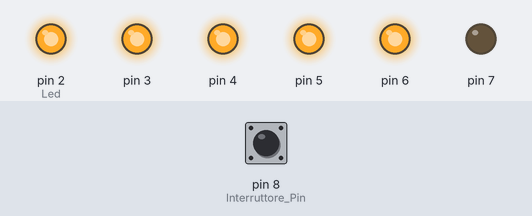
Bench run of a sketch on a simulated Arduino Uno, built with avr-gcc and run on an emulated ATmega328P. Shown: output pins drawn as LEDs (lit = HIGH). The test bench sets the inputs (shaded band); at power-on: pin 8 (Interruttore_Pin) HIGH.

Above: at 16.4 s.
16.5 s: pin 8 (Interruttore_Pin) pulled LOW for 0.15 s
At 20.2 s:
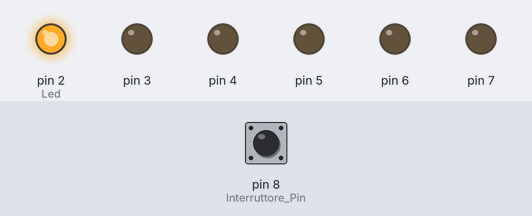
36.1 s: pin 8 (Interruttore_Pin) pulled LOW for 1 s
At 37.0 s:
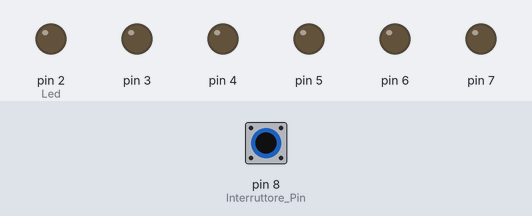
At 43.5 s:
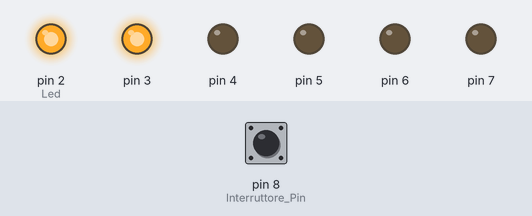
Timing chart, 0 to 56.6 s (numbered marks = the images above; inputs shaded):
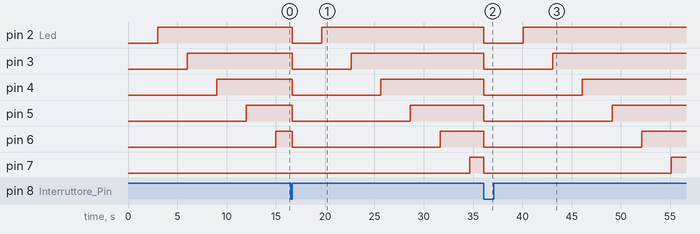

Measured:
- after the input at 36.1 s, pin 2 (Led): HIGH → LOW at once, → HIGH 4.0 s later; pin 3: HIGH → LOW at once, → HIGH 7.0 s later; pin 4: HIGH → LOW at once, → HIGH 10.0 s later; pin 5: HIGH → LOW at once, → HIGH 13.0 s later; pin 6: HIGH → LOW at once, → HIGH 16.0 s later

The sketch:

Clessidra_digitale_software.ino
```cpp
const int Interruttore_Pin = 8;                                                                       //Pin interruttore di inclinazione.
unsigned long Tempo_Ultimo_Led = 0;                                                                   //Variabile che memorizza il momento in cui e' stato modificato l'ultimo led.
int Stato_Interruttore = 0;                                                                           //Memorizza lo stato dell'interruttore.
int Precedente_Stato_Interruttore = 0;                                                                //Memorizza il precedente stato dell'interruttore.

int Led = 2;                                                                                          //Variabile usata per verificare quale led e' il prossimo ad accendersi.
long Intervallo_Di_Tempo = 3000;                                                                      //Intervallo di accensione di ogni led.

void setup()
{
  for(int x = 2;x<8;x++)                                                                               //Dichiara i pin OUTPUT con un ciclo for.
  {
    pinMode(x, OUTPUT);
  }
  pinMode(Interruttore_Pin, INPUT);
}

void loop()
{
  unsigned long Tempo_Attuale = millis();                                                               //Cronometra il tempo da quando Arduino si e' acceso o resettato.
  if(Tempo_Attuale - Tempo_Ultimo_Led > Intervallo_Di_Tempo)                                            //Controlla se e' passato abbastanza tempo per accendere il led successivo.
  {
    Tempo_Ultimo_Led = Tempo_Attuale;                                                                   //Se si' imposta la prima variabile al valore della seconda.
    digitalWrite(Led, HIGH);
    Led++;                                                                                              //Incrementa la variabile Led.

  if(Led == 7)                                                                                          //Controlla se il led sul pin 7 e' acceso.
  {
    }
  }
  Stato_Interruttore = digitalRead(Interruttore_Pin);                                                   //Memorizza lo stato attuale dell'interruttore.


  if(Stato_Interruttore != Precedente_Stato_Interruttore)                                               //Se lo stato dell'interruttore e' diverso dal precedente:
  {
    for(int x = 2; x<8;x++){                                                                            //Spegni tutti i led.
      digitalWrite(x, LOW);
    }
    Led = 2;
    Tempo_Ultimo_Led = Tempo_Attuale;
  }
  Precedente_Stato_Interruttore = Stato_Interruttore;
}
```
